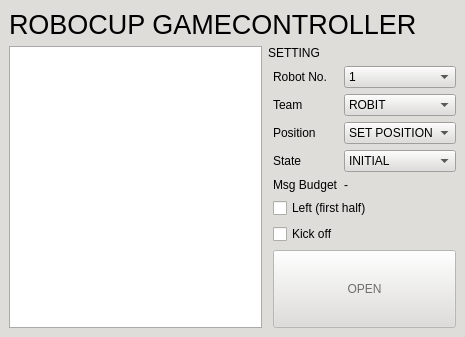
<?xml version="1.0" encoding="UTF-8"?>
<ui version="4.0">
 <class>RobocupController</class>
 <widget class="QMainWindow" name="RobocupController">
  <property name="geometry">
   <rect>
    <x>0</x>
    <y>0</y>
    <width>465</width>
    <height>337</height>
   </rect>
  </property>
  <property name="palette">
   <palette>
    <active>
     <colorrole role="WindowText">
      <brush brushstyle="SolidPattern">
       <color alpha="255">
        <red>0</red>
        <green>0</green>
        <blue>0</blue>
       </color>
      </brush>
     </colorrole>
     <colorrole role="Button">
      <brush brushstyle="SolidPattern">
       <color alpha="255">
        <red>222</red>
        <green>221</green>
        <blue>218</blue>
       </color>
      </brush>
     </colorrole>
     <colorrole role="Light">
      <brush brushstyle="SolidPattern">
       <color alpha="255">
        <red>255</red>
        <green>255</green>
        <blue>255</blue>
       </color>
      </brush>
     </colorrole>
     <colorrole role="Midlight">
      <brush brushstyle="SolidPattern">
       <color alpha="255">
        <red>238</red>
        <green>238</green>
        <blue>236</blue>
       </color>
      </brush>
     </colorrole>
     <colorrole role="Dark">
      <brush brushstyle="SolidPattern">
       <color alpha="255">
        <red>111</red>
        <green>110</green>
        <blue>109</blue>
       </color>
      </brush>
     </colorrole>
     <colorrole role="Mid">
      <brush brushstyle="SolidPattern">
       <color alpha="255">
        <red>148</red>
        <green>147</green>
        <blue>145</blue>
       </color>
      </brush>
     </colorrole>
     <colorrole role="Text">
      <brush brushstyle="SolidPattern">
       <color alpha="255">
        <red>0</red>
        <green>0</green>
        <blue>0</blue>
       </color>
      </brush>
     </colorrole>
     <colorrole role="BrightText">
      <brush brushstyle="SolidPattern">
       <color alpha="255">
        <red>255</red>
        <green>255</green>
        <blue>255</blue>
       </color>
      </brush>
     </colorrole>
     <colorrole role="ButtonText">
      <brush brushstyle="SolidPattern">
       <color alpha="255">
        <red>0</red>
        <green>0</green>
        <blue>0</blue>
       </color>
      </brush>
     </colorrole>
     <colorrole role="Base">
      <brush brushstyle="SolidPattern">
       <color alpha="255">
        <red>255</red>
        <green>255</green>
        <blue>255</blue>
       </color>
      </brush>
     </colorrole>
     <colorrole role="Window">
      <brush brushstyle="SolidPattern">
       <color alpha="255">
        <red>222</red>
        <green>221</green>
        <blue>218</blue>
       </color>
      </brush>
     </colorrole>
     <colorrole role="Shadow">
      <brush brushstyle="SolidPattern">
       <color alpha="255">
        <red>0</red>
        <green>0</green>
        <blue>0</blue>
       </color>
      </brush>
     </colorrole>
     <colorrole role="AlternateBase">
      <brush brushstyle="SolidPattern">
       <color alpha="255">
        <red>238</red>
        <green>238</green>
        <blue>236</blue>
       </color>
      </brush>
     </colorrole>
     <colorrole role="ToolTipBase">
      <brush brushstyle="SolidPattern">
       <color alpha="255">
        <red>255</red>
        <green>255</green>
        <blue>220</blue>
       </color>
      </brush>
     </colorrole>
     <colorrole role="ToolTipText">
      <brush brushstyle="SolidPattern">
       <color alpha="255">
        <red>0</red>
        <green>0</green>
        <blue>0</blue>
       </color>
      </brush>
     </colorrole>
     <colorrole role="PlaceholderText">
      <brush brushstyle="SolidPattern">
       <color alpha="128">
        <red>0</red>
        <green>0</green>
        <blue>0</blue>
       </color>
      </brush>
     </colorrole>
    </active>
    <inactive>
     <colorrole role="WindowText">
      <brush brushstyle="SolidPattern">
       <color alpha="255">
        <red>0</red>
        <green>0</green>
        <blue>0</blue>
       </color>
      </brush>
     </colorrole>
     <colorrole role="Button">
      <brush brushstyle="SolidPattern">
       <color alpha="255">
        <red>222</red>
        <green>221</green>
        <blue>218</blue>
       </color>
      </brush>
     </colorrole>
     <colorrole role="Light">
      <brush brushstyle="SolidPattern">
       <color alpha="255">
        <red>255</red>
        <green>255</green>
        <blue>255</blue>
       </color>
      </brush>
     </colorrole>
     <colorrole role="Midlight">
      <brush brushstyle="SolidPattern">
       <color alpha="255">
        <red>238</red>
        <green>238</green>
        <blue>236</blue>
       </color>
      </brush>
     </colorrole>
     <colorrole role="Dark">
      <brush brushstyle="SolidPattern">
       <color alpha="255">
        <red>111</red>
        <green>110</green>
        <blue>109</blue>
       </color>
      </brush>
     </colorrole>
     <colorrole role="Mid">
      <brush brushstyle="SolidPattern">
       <color alpha="255">
        <red>148</red>
        <green>147</green>
        <blue>145</blue>
       </color>
      </brush>
     </colorrole>
     <colorrole role="Text">
      <brush brushstyle="SolidPattern">
       <color alpha="255">
        <red>0</red>
        <green>0</green>
        <blue>0</blue>
       </color>
      </brush>
     </colorrole>
     <colorrole role="BrightText">
      <brush brushstyle="SolidPattern">
       <color alpha="255">
        <red>255</red>
        <green>255</green>
        <blue>255</blue>
       </color>
      </brush>
     </colorrole>
     <colorrole role="ButtonText">
      <brush brushstyle="SolidPattern">
       <color alpha="255">
        <red>0</red>
        <green>0</green>
        <blue>0</blue>
       </color>
      </brush>
     </colorrole>
     <colorrole role="Base">
      <brush brushstyle="SolidPattern">
       <color alpha="255">
        <red>255</red>
        <green>255</green>
        <blue>255</blue>
       </color>
      </brush>
     </colorrole>
     <colorrole role="Window">
      <brush brushstyle="SolidPattern">
       <color alpha="255">
        <red>222</red>
        <green>221</green>
        <blue>218</blue>
       </color>
      </brush>
     </colorrole>
     <colorrole role="Shadow">
      <brush brushstyle="SolidPattern">
       <color alpha="255">
        <red>0</red>
        <green>0</green>
        <blue>0</blue>
       </color>
      </brush>
     </colorrole>
     <colorrole role="AlternateBase">
      <brush brushstyle="SolidPattern">
       <color alpha="255">
        <red>238</red>
        <green>238</green>
        <blue>236</blue>
       </color>
      </brush>
     </colorrole>
     <colorrole role="ToolTipBase">
      <brush brushstyle="SolidPattern">
       <color alpha="255">
        <red>255</red>
        <green>255</green>
        <blue>220</blue>
       </color>
      </brush>
     </colorrole>
     <colorrole role="ToolTipText">
      <brush brushstyle="SolidPattern">
       <color alpha="255">
        <red>0</red>
        <green>0</green>
        <blue>0</blue>
       </color>
      </brush>
     </colorrole>
     <colorrole role="PlaceholderText">
      <brush brushstyle="SolidPattern">
       <color alpha="128">
        <red>0</red>
        <green>0</green>
        <blue>0</blue>
       </color>
      </brush>
     </colorrole>
    </inactive>
    <disabled>
     <colorrole role="WindowText">
      <brush brushstyle="SolidPattern">
       <color alpha="255">
        <red>111</red>
        <green>110</green>
        <blue>109</blue>
       </color>
      </brush>
     </colorrole>
     <colorrole role="Button">
      <brush brushstyle="SolidPattern">
       <color alpha="255">
        <red>222</red>
        <green>221</green>
        <blue>218</blue>
       </color>
      </brush>
     </colorrole>
     <colorrole role="Light">
      <brush brushstyle="SolidPattern">
       <color alpha="255">
        <red>255</red>
        <green>255</green>
        <blue>255</blue>
       </color>
      </brush>
     </colorrole>
     <colorrole role="Midlight">
      <brush brushstyle="SolidPattern">
       <color alpha="255">
        <red>238</red>
        <green>238</green>
        <blue>236</blue>
       </color>
      </brush>
     </colorrole>
     <colorrole role="Dark">
      <brush brushstyle="SolidPattern">
       <color alpha="255">
        <red>111</red>
        <green>110</green>
        <blue>109</blue>
       </color>
      </brush>
     </colorrole>
     <colorrole role="Mid">
      <brush brushstyle="SolidPattern">
       <color alpha="255">
        <red>148</red>
        <green>147</green>
        <blue>145</blue>
       </color>
      </brush>
     </colorrole>
     <colorrole role="Text">
      <brush brushstyle="SolidPattern">
       <color alpha="255">
        <red>111</red>
        <green>110</green>
        <blue>109</blue>
       </color>
      </brush>
     </colorrole>
     <colorrole role="BrightText">
      <brush brushstyle="SolidPattern">
       <color alpha="255">
        <red>255</red>
        <green>255</green>
        <blue>255</blue>
       </color>
      </brush>
     </colorrole>
     <colorrole role="ButtonText">
      <brush brushstyle="SolidPattern">
       <color alpha="255">
        <red>111</red>
        <green>110</green>
        <blue>109</blue>
       </color>
      </brush>
     </colorrole>
     <colorrole role="Base">
      <brush brushstyle="SolidPattern">
       <color alpha="255">
        <red>222</red>
        <green>221</green>
        <blue>218</blue>
       </color>
      </brush>
     </colorrole>
     <colorrole role="Window">
      <brush brushstyle="SolidPattern">
       <color alpha="255">
        <red>222</red>
        <green>221</green>
        <blue>218</blue>
       </color>
      </brush>
     </colorrole>
     <colorrole role="Shadow">
      <brush brushstyle="SolidPattern">
       <color alpha="255">
        <red>0</red>
        <green>0</green>
        <blue>0</blue>
       </color>
      </brush>
     </colorrole>
     <colorrole role="AlternateBase">
      <brush brushstyle="SolidPattern">
       <color alpha="255">
        <red>222</red>
        <green>221</green>
        <blue>218</blue>
       </color>
      </brush>
     </colorrole>
     <colorrole role="ToolTipBase">
      <brush brushstyle="SolidPattern">
       <color alpha="255">
        <red>255</red>
        <green>255</green>
        <blue>220</blue>
       </color>
      </brush>
     </colorrole>
     <colorrole role="ToolTipText">
      <brush brushstyle="SolidPattern">
       <color alpha="255">
        <red>0</red>
        <green>0</green>
        <blue>0</blue>
       </color>
      </brush>
     </colorrole>
     <colorrole role="PlaceholderText">
      <brush brushstyle="SolidPattern">
       <color alpha="128">
        <red>0</red>
        <green>0</green>
        <blue>0</blue>
       </color>
      </brush>
     </colorrole>
    </disabled>
   </palette>
  </property>
  <property name="windowTitle">
   <string>ROBOCUP  GAMECONTROLLER ver2.10.2</string>
  </property>
  <property name="windowIcon">
   <iconset>
    <normaloff>:/Icons/images/syu.png</normaloff>
    <disabledoff>:/Icons/images/syu.png</disabledoff>:/Icons/images/syu.png</iconset>
  </property>
  <property name="locale">
   <locale language="English" country="Australia"/>
  </property>
  <widget class="QWidget" name="centralwidget">
   <property name="enabled">
    <bool>true</bool>
   </property>
   <property name="styleSheet">
    <string notr="true"/>
   </property>
   <layout class="QGridLayout" name="gridLayout">
    <item row="0" column="0">
     <layout class="QVBoxLayout" name="verticalLayout_4">
      <item>
       <layout class="QHBoxLayout" name="horizontalLayout_3">
        <item>
         <widget class="QLabel" name="label_title">
          <property name="text">
           <string>&lt;html&gt;&lt;head/&gt;&lt;body&gt;&lt;p&gt;&lt;span style=&quot; font-size:20pt;&quot;&gt;ROBOCUP GAMECONTROLLER&lt;/span&gt;&lt;/p&gt;&lt;/body&gt;&lt;/html&gt;</string>
          </property>
         </widget>
        </item>
       </layout>
      </item>
      <item>
       <layout class="QHBoxLayout" name="horizontalLayout_2">
        <item>
         <widget class="QTextEdit" name="textEdit"/>
        </item>
        <item>
         <layout class="QVBoxLayout" name="verticalLayout_2">
          <item>
           <widget class="QLabel" name="label_2">
            <property name="maximumSize">
             <size>
              <width>16777215</width>
              <height>20</height>
             </size>
            </property>
            <property name="text">
             <string>SETTING</string>
            </property>
           </widget>
          </item>
          <item>
           <layout class="QVBoxLayout" name="verticalLayout">
            <property name="leftMargin">
             <number>5</number>
            </property>
            <property name="topMargin">
             <number>0</number>
            </property>
            <item>
             <layout class="QFormLayout" name="formLayout">
              <item row="0" column="0">
               <widget class="QLabel" name="label_num">
                <property name="text">
                 <string>Robot No.</string>
                </property>
               </widget>
              </item>
              <item row="0" column="1">
               <widget class="QComboBox" name="comboBox_number">
                <item>
                 <property name="text">
                  <string>1</string>
                 </property>
                </item>
                <item>
                 <property name="text">
                  <string>2</string>
                 </property>
                </item>
                <item>
                 <property name="text">
                  <string>3</string>
                 </property>
                </item>
                <item>
                 <property name="text">
                  <string>4</string>
                 </property>
                </item>
                <item>
                 <property name="text">
                  <string>5</string>
                 </property>
                </item>
                <item>
                 <property name="text">
                  <string>6</string>
                 </property>
                </item>
               </widget>
              </item>
              <item row="1" column="0">
               <widget class="QLabel" name="label_Team">
                <property name="text">
                 <string>Team</string>
                </property>
               </widget>
              </item>
              <item row="1" column="1">
               <widget class="QComboBox" name="comboBox_team">
                <item>
                 <property name="text">
                  <string>ROBIT</string>
                 </property>
                </item>
                <item>
                 <property name="text">
                  <string>ROBIT_RED</string>
                 </property>
                </item>
                <item>
                 <property name="text">
                  <string>ROBIT_BLUE</string>
                 </property>
                </item>
               </widget>
              </item>
              <item row="2" column="0">
               <widget class="QLabel" name="label_Position">
                <property name="text">
                 <string>Position</string>
                </property>
               </widget>
              </item>
              <item row="2" column="1">
               <widget class="QComboBox" name="comboBox_position">
                <property name="currentIndex">
                 <number>0</number>
                </property>
                <item>
                 <property name="text">
                  <string>SET POSITION</string>
                 </property>
                </item>
                <item>
                 <property name="text">
                  <string>GOALKEEPER</string>
                 </property>
                </item>
                <item>
                 <property name="text">
                  <string>FORWARD</string>
                 </property>
                </item>
                <item>
                 <property name="text">
                  <string>TECHNICAL</string>
                 </property>
                </item>
               </widget>
              </item>
              <item row="3" column="0">
               <widget class="QLabel" name="label_State">
                <property name="text">
                 <string>State</string>
                </property>
               </widget>
              </item>
              <item row="3" column="1">
               <widget class="QComboBox" name="comboBox_state">
                <item>
                 <property name="text">
                  <string>INITIAL</string>
                 </property>
                </item>
                <item>
                 <property name="text">
                  <string>READY</string>
                 </property>
                </item>
                <item>
                 <property name="text">
                  <string>SET</string>
                 </property>
                </item>
                <item>
                 <property name="text">
                  <string>PLAYING</string>
                 </property>
                </item>
                <item>
                 <property name="text">
                  <string>FINISHED</string>
                 </property>
                </item>
               </widget>
              </item>
              <item row="4" column="0">
               <widget class="QLabel" name="label_MsgBudget">
                <property name="text">
                 <string>Msg Budget</string>
                </property>
               </widget>
              </item>
              <item row="4" column="1">
               <widget class="QLabel" name="label_msg_budget_value">
                <property name="text">
                 <string>-</string>
                </property>
                <property name="toolTip">
                 <string>GameController가 알려주는 우리 팀 잔여 메시지 수. READY/SET/PLAYING에서만 줄어든다.</string>
                </property>
               </widget>
              </item>
             </layout>
            </item>
            <item>
             <widget class="QCheckBox" name="checkBox_side">
              <property name="text">
               <string>Left (first half)</string>
              </property>
             </widget>
            </item>
            <item>
             <widget class="QCheckBox" name="checkBox_kickoff">
              <property name="text">
               <string>Kick off</string>
              </property>
             </widget>
            </item>
            <item>
             <widget class="QPushButton" name="Server_Open">
              <property name="enabled">
               <bool>false</bool>
              </property>
              <property name="sizePolicy">
               <sizepolicy hsizetype="Minimum" vsizetype="Expanding">
                <horstretch>0</horstretch>
                <verstretch>0</verstretch>
               </sizepolicy>
              </property>
              <property name="text">
               <string>OPEN</string>
              </property>
             </widget>
            </item>
           </layout>
          </item>
         </layout>
        </item>
       </layout>
      </item>
     </layout>
    </item>
   </layout>
  </widget>
  <action name="action_Quit">
   <property name="text">
    <string>&amp;Quit</string>
   </property>
   <property name="shortcut">
    <string>Ctrl+Q</string>
   </property>
   <property name="shortcutContext">
    <enum>Qt::ApplicationShortcut</enum>
   </property>
  </action>
  <action name="action_Preferences">
   <property name="text">
    <string>&amp;Preferences</string>
   </property>
  </action>
  <action name="actionAbout">
   <property name="text">
    <string>&amp;About</string>
   </property>
  </action>
  <action name="actionAbout_Qt">
   <property name="text">
    <string>About &amp;Qt</string>
   </property>
  </action>
 </widget>
 <resources/>
 <connections>
  <connection>
   <sender>action_Quit</sender>
   <signal>triggered()</signal>
   <receiver>RobocupController</receiver>
   <slot>close()</slot>
   <hints>
    <hint type="sourcelabel">
     <x>-1</x>
     <y>-1</y>
    </hint>
    <hint type="destinationlabel">
     <x>399</x>
     <y>299</y>
    </hint>
   </hints>
  </connection>
 </connections>
</ui>
